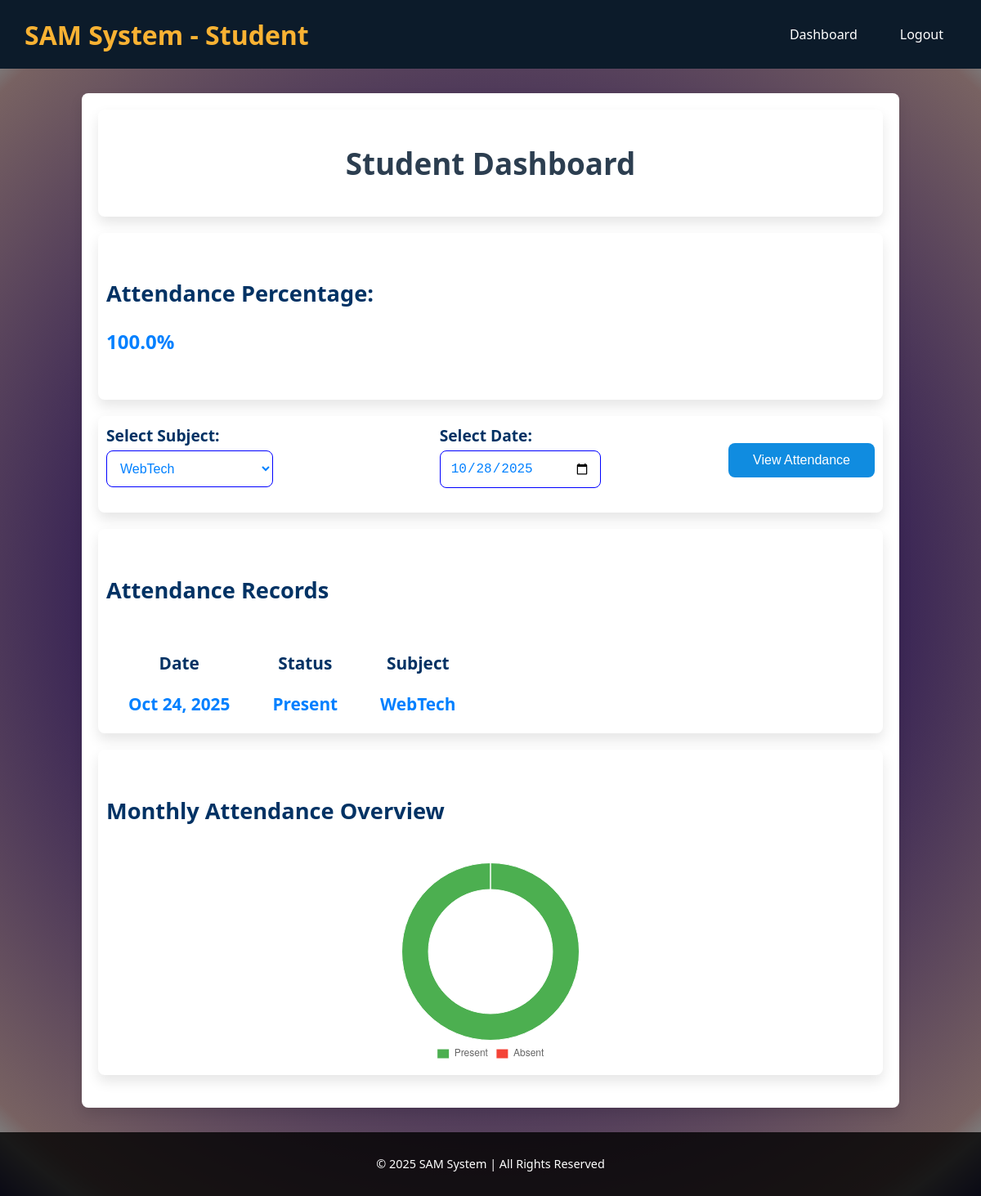
/student/dashboard/ (signed in), run on an earlier commit of the app's database.
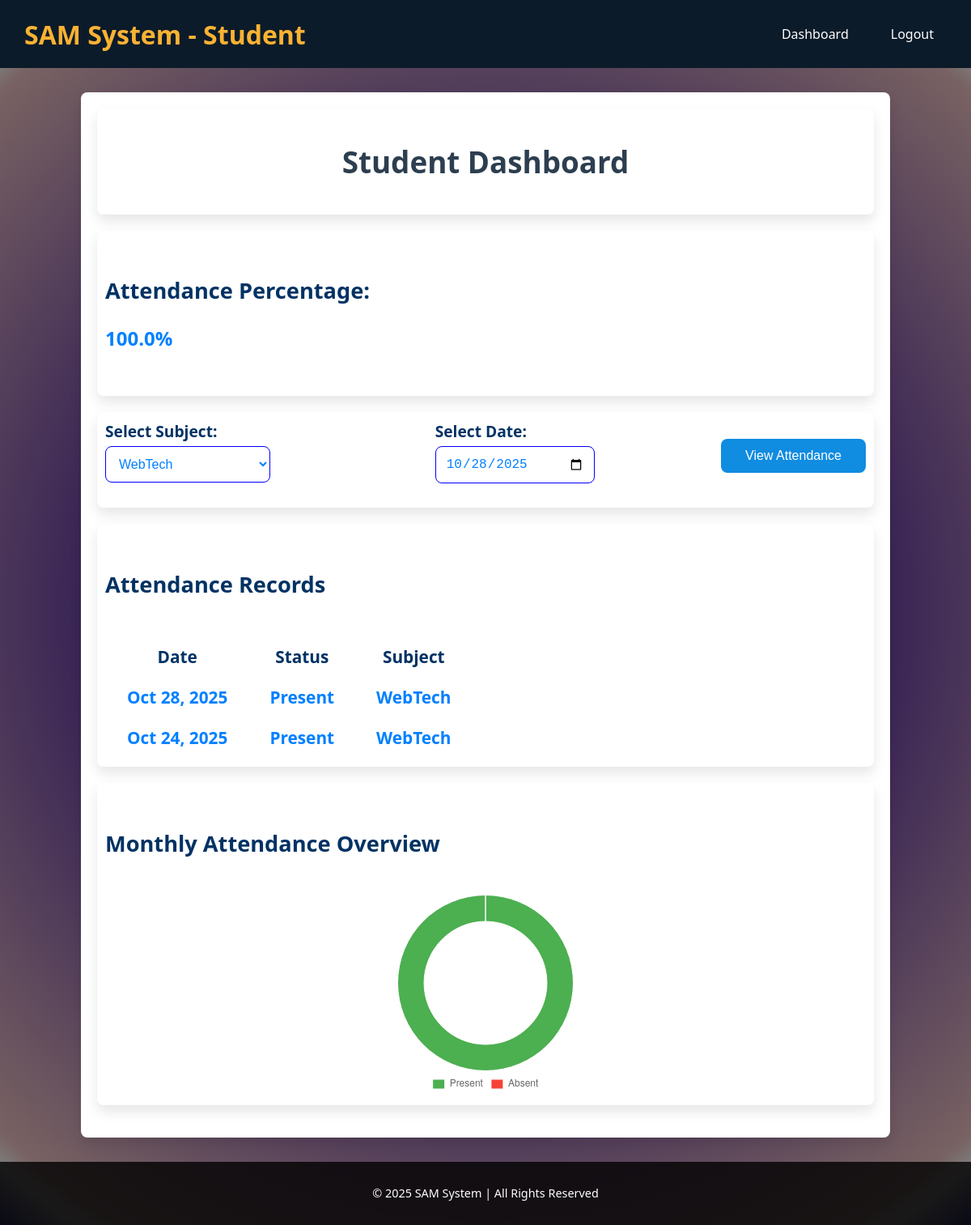
And on a later commit of the database.
### myapp/models.py (models this page shows, shortened)
class Attendance(models.Model):
    STATUS_CHOICES = (
        ('P', 'Present'),
        ('A', 'Absent'),
    )
    student = models.ForeignKey(Student, on_delete=models.CASCADE)
    date = models.DateField(default=timezone.now)
    subject = models.ForeignKey(Subject, on_delete=models.CASCADE, null=True, blank=True)
    status = models.CharField(max_length=1, choices=STATUS_CHOICES)
    marked_by = models.ForeignKey(CustomUser, on_delete=models.CASCADE, related_name='marked_attendance')

class Subject(models.Model):
    name = models.CharField(max_length=100, unique=True)
    teachers = models.ManyToManyField(
        CustomUser,
        related_name='subjects_taught',
        limit_choices_to={'role': 'teacher'},
        blank=True
    )
    students = models.ManyToManyField(
        CustomUser,
        related_name='subjects_enrolled',
        limit_choices_to={'role': 'student'},
        blank=True
    )

### myapp/views.py (the view)
# urls.py: path('student/dashboard/', views.student_dashboard, name='student_dashboard'),
@login_required
def student_dashboard(request):
    if request.user.role != 'student':
        return redirect('home')
    student = get_object_or_404(Student, user=request.user)
    subjects = Subject.objects.filter(students=request.user)
    selected_subject_id = request.GET.get('subject_id')
    selected_subject = None
    if selected_subject_id:
        selected_subject = get_object_or_404(Subject, id=selected_subject_id)
    elif subjects.exists():
        selected_subject = subjects.first()
    date_str = request.GET.get('date')
    if date_str:
        try:
            selected_date = datetime.strptime(date_str, '%Y-%m-%d').date()
        except ValueError:
            selected_date = timezone.now().date()
    else:
        selected_date = timezone.now().date()
    attendance_records = Attendance.objects.filter(
        student=student, subject=selected_subject
    ).order_by('-date') if selected_subject else Attendance.objects.none()
    attendance_records = attendance_records.filter(date__lte=selected_date)
    current_month = timezone.now().month
    current_year = timezone.now().year
    monthly_attendance = Attendance.objects.filter(
        student=student, subject=selected_subject, date__month=current_month, date__year=current_year
    )
    present_count = monthly_attendance.filter(status='P').count()
    absent_count = monthly_attendance.filter(status='A').count()
    total_days = present_count + absent_count
    percentage = round((present_count / total_days) * 100, 2) if total_days > 0 else 0
    return render(request, 'student/student_dashboard.html', {
        'attendance': attendance_records,
        'percentage': percentage,
        'subjects': subjects,
        'selected_subject_id': selected_subject.id if selected_subject else None,
        'selected_date': selected_date,
        'present_count': present_count,
        'absent_count': absent_count,
    })

### myapp/templates/student/student_dashboard.html (shortened to what this page needs)
{% load static %}
<!DOCTYPE html>
<html lang="en">
<head>
    <link rel="stylesheet" href="{% static 'css/home.css' %}">
    <link rel="stylesheet" href="{% static 'css/admin_dashboard.css' %}">
    <link rel="stylesheet" href="{% static 'css/student_dashboard.css' %}">
</head>
<body>
    <nav class="navbar">
        <div class="nav-container">
            <a href="{% url 'student_dashboard' %}" class="brand">SAM System - Student</a>
            <ul class="nav-links">
                <li><a href="{% url 'student_dashboard' %}" class="active">Dashboard</a></li>
                <li><a href="{% url 'logout' %}">Logout</a></li>
            </ul>
        </div>
    </nav>
    <div class="container">
        <div class="card">
            <h2>Student Dashboard</h2>
        </div>
        <div class="card">
            <h5><b>Attendance Percentage:</b> <p> {{ percentage }}%</p></h5>
        </div>
        <div class="card">
            <form method="GET">
                <div >
                    <label for="subject" class="form-label">Select Subject:</label>
                    <select name="subject_id" id="subject" class="form-select">
                        {% for subj in subjects %}
                            <option value="{{ subj.id }}" {% if subj.id == selected_subject_id %}selected{% endif %}>
                                {{ subj.name }}
                            </option>
                        {% endfor %}
                    </select>
                </div>
                <div>
                    <label for="date" class="form-label">Select Date:</label>
                    <input type="date" id="date" name="date" class="form-control" value="{{ selected_date|date:'Y-m-d' }}">
                </div>
                <div >
                    <button type="submit" style="margin-top: 23px;">View Attendance</button>
                </div>
            </form>
        </div>
        <div class="card">
            <h5> <b>Attendance Records</b> </h5>
            <table class="table">
                <thead class="table-light">
                    <tr>
                        <th>Date</th>
                        <th>Status</th>
                        <th>Subject</th>
                    </tr>
                </thead>
                <tbody>
                    {% for record in attendance %}
                        <tr>
                            <td>{{ record.date|date:"M d, Y" }}</td>
                            <td>
                                {% if record.status == 'P' %}
                                    <span class="badge bg-success">Present</span>
                                {% else %}
                                    <span class="badge bg-danger">Absent</span>
                                {% endif %}
                            </td>
                            <td>{{ record.subject.name }}</td>
                        </tr>
                    {% empty %}
                        <tr><td colspan="3" class="text-muted">No records found for selected date.</td></tr>
                    {% endfor %}
                </tbody>
            </table>
        </div>
        <div class="card">
            <h5><b>Monthly Attendance Overview</b></h5>
            <canvas id="attendanceChart" style="max-width: 250px; margin: auto;"></canvas>
        </div>
    </div>
    <footer style="text-align: center; padding: 15px 0; max-height: 48px;background: rgba(0, 0, 0, 0.8); color: #fff; position: relative; bottom: 0; width: 100%; font-size: 0.9rem;">
        <p>© 2025 SAM System | All Rights Reserved</p>
    </footer>
<script>
    const ctx = document.getElementById('attendanceChart');
    const attendanceChart = new Chart(ctx, {
        type: 'doughnut',
        data: {
            labels: ['Present', 'Absent'],
            datasets: [{
                data: [{{ present_count }}, {{ absent_count }}],
                backgroundColor: ['#4CAF50', '#F44336'],
                hoverBackgroundColor: ['#45A049', '#E53935'],
                borderWidth: 1
            }]
        },
        options: {
            responsive: true,
            cutout: '70%',
            plugins: {
                legend: {
                    position: 'bottom',
                    labels: { boxWidth: 15, font: { size: 12 } }
                },
                tooltip: { enabled: true }
            }
        }
    });
</script>
</body>
</html>

### myapp/static/css/home.css (style rules this page uses)
body { margin: 0; font-family: 'Segoe UI', Tahoma, Geneva, Verdana, sans-serif; color: white; background-color: #f4f6f8; }
.navbar { background-color: #0c1b2a; padding: 15px 30px; }
.nav-container { display: flex; justify-content: space-between; align-items: center; }
.nav-links { list-style: none; display: flex; gap: 20px; }
.nav-links li a { text-decoration: none; color: white; padding: 8px 16px; border-radius: 5px; transition: background 0.3s; }
.brand { font-size: 2rem; font-weight: 700; color: #f9b233; text-decoration: none; }

### myapp/static/css/admin_dashboard.css (style rules this page uses)
body { margin: 0; font-family: 'Segoe UI', Tahoma, Geneva, Verdana, sans-serif; background: #1a064f; background: radial-gradient(circle,rgba(26, 6, 79, 1) 32%, rgba(120, 98, 98, 1) 91%, rgba(125, 124, 124, 1) 94%, rgba(50, 49, 107, 1) 100%); color: #fff; }

### myapp/static/css/student_dashboard.css (style rules this page uses)
.container { width: 80%; max-width: 1200px; margin: 30px auto; padding: 20px; background-color: #fff; border-radius: 8px; box-shadow: 0 8px 16px rgba(0, 0, 0, 0.1); }
h2 { font-size: 2.3rem; color: #2c3e50; text-align: center; margin-bottom: 30px; }
.card { background-color: #fff; border-radius: 8px; box-shadow: 0 8px 16px rgba(0, 0, 0, 0.1); margin-bottom: 20px; padding: 10px; transition: all 0.3s ease; }
.card h5 { color: #003264; font-size: 1.7rem; }
.card h5 p { color: #0080ff; font-size: 1.5rem; }
form { display: flex; justify-content: space-between; gap: 5px; flex-wrap: wrap; color: #003264; font-weight: 800; font-size: 1.2rem; }
form select, form input { background-color: #fff; padding: 12px; font-size: 1rem; border: 1px solid #0000ff; border-radius: 8px; margin-top: 5px; width: 60%; margin-bottom: 20px; transition: border-color 0.3s ease; color: #0080ff; }
form button { padding: 12px 30px; background-color: #108ce0; color: #fff; border: none; border-radius: 8px; font-size: 1rem; cursor: pointer; width: 100%; transition: background-color 0.3s ease; }
.card th { color: #003264; padding: 10px 25px; font-size: 1.3rem; font-weight: 800; }
.card td { color: #0080ff; padding: 10px 25px; font-size: 1.3rem; font-weight: 600; }

What changed in the data, as far as the page shows it:
added Attendance: date "Oct 28, 2025", status "Present", subject.name "WebTech"
